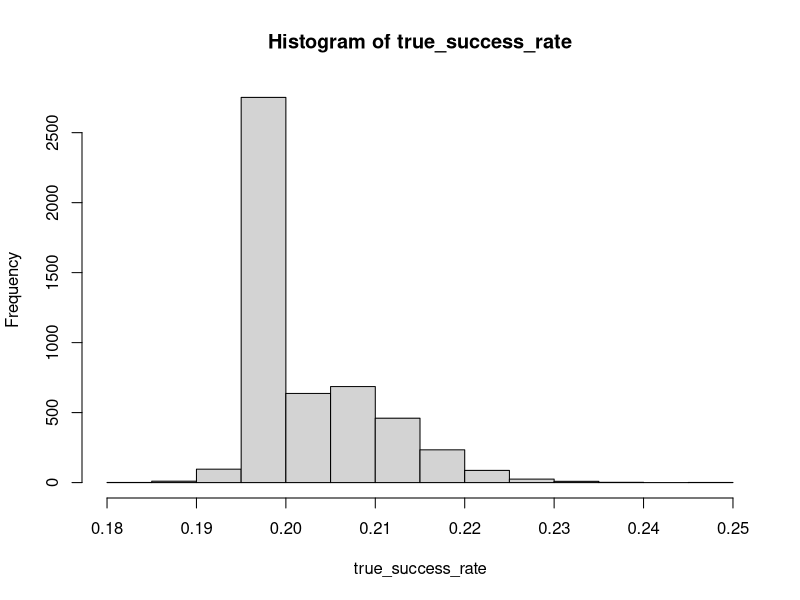

Here is the R script that generated this plot:
rm(list = ls()) 
N <- 17636   
n <- N/2   

p_control <- .2
ate_norm <- rnorm(n,0,0.01)
p_treat <- p_control+ate_norm
true_success_rate <- c()
for (i in 1:5000){
  tempcontrol <- runif(n) 
  success_control <- as.integer(tempcontrol < p_control)
  temptreat <- runif(n) 
  success_treat <- as.integer(temptreat < p_treat[i])
  results_t <- t.test(success_treat, success_control, alternative = "greater")
  if (results_t$p.value < 0.5 ){
    true_success_rate <- c(true_success_rate, p_treat[i])
  } else {
    true_success_rate <- c(true_success_rate, p_control)
  }
}

hist(true_success_rate)
mean(true_success_rate)
